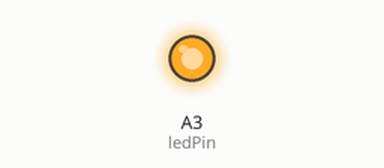
Bench run of a sketch on a simulated Arduino Uno, built with avr-gcc and run on an emulated ATmega328P. Shown: output pins drawn as LEDs (lit = HIGH). Random numbers use the default seed unless the sketch sets one; no radio packets arrive unless stated; pins used as bus, display or sensor lines are not drawn.

Above: at 5.0 s.
At 10.2 s:
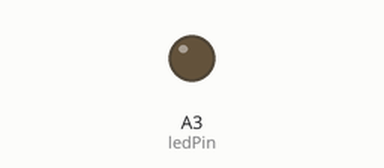
Timing chart, 0 to 13.7 s (numbered marks = the images above):
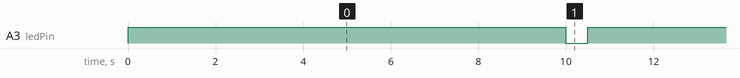

Measured:
- by itself, A3 (ledPin): alternates HIGH for 10.0 s and LOW for 0.50 s

The sketch:

Temperature.ino
```cpp
#include <RF24Network.h>
#include <RF24.h>
#include <SPI.h>

RF24 radio(9, 10);
RF24Network network(radio);
const uint16_t this_node = 1;
const uint16_t other_node = 0;

struct dataStruct {
  unsigned int nodeID;
  unsigned int state;
};

const int ledPin = A3;

void setup() {
  pinMode(ledPin, OUTPUT);
  digitalWrite(ledPin, HIGH);

  SPI.begin();
  radio.begin();
  network.begin(90,this_node);
  randomSeed(analogRead(0));
}

long time;
boolean set = false;

void loop() {
  network.update();
  digitalWrite(ledPin, HIGH);

  if(set){
    time = millis();
    set = false;
  }
  if(millis()-time >= 10000) {
    randTemperature();
    set = true;
  }
}

void randTemperature() {
  int randTemp;
  randTemp = random(18,22);
  dataStruct data = { this_node, randTemp};
  RF24NetworkHeader header(/*to node*/ other_node);
  bool ok = network.write(header, &data, sizeof(data));
  if (ok){
    digitalWrite(ledPin, LOW);
    delay(500);
  }
}
```
